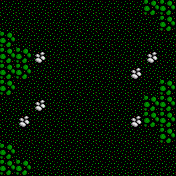

A level layout from a 2D game, rendered from its tile map. Below: a short description, then the map file with its tile-grid data intact:
An orthogonal 11x11 tile map with 16x16 px tiles, 1 tile layer (GRASS) and 24 objects (monst-0, monst-1, monst-2, monst-3, monst-4, ...).

<map version="1.5" tiledversion="1.6.0" orientation="orthogonal" renderorder="right-down" width="11" height="11" tilewidth="16" tileheight="16" infinite="0" nextlayerid="2" nextobjectid="1">
 <tileset firstgid="1" source="tiles.tsx" />
 <layer id="1" name="GRASS" width="11" height="11">
  <data encoding="csv">
5,5,5,5,5,5,5,5,5,6,6,
5,5,5,5,5,5,5,5,5,5,6,
6,5,5,5,5,5,5,5,5,5,5,
6,6,56,5,5,5,5,5,5,56,5,
6,6,5,5,5,5,5,5,56,5,5,
6,5,5,5,5,5,5,5,5,5,6,
5,5,56,5,5,5,5,5,5,6,6,
5,56,5,5,5,5,5,5,56,6,6,
5,5,5,5,5,5,5,5,5,5,6,
6,5,5,5,5,5,5,5,5,5,5,
6,6,5,5,5,5,5,5,5,5,5
  </data>
 </layer>
 <objectgroup id="1" name="start">
  <object id="1" name="monst-0" x="56" y="56"><point /></object>
  <object id="2" name="monst-1" x="88" y="56"><point /></object>
  <object id="3" name="monst-2" x="120" y="56"><point /></object>
  <object id="4" name="monst-3" x="40" y="40"><point /></object>
  <object id="5" name="monst-4" x="72" y="40"><point /></object>
  <object id="6" name="monst-5" x="104" y="40"><point /></object>
  <object id="7" name="monst-6" x="136" y="40"><point /></object>
  <object id="8" name="monst-7" x="24" y="24"><point /></object>
  <object id="9" name="monst-8" x="56" y="24"><point /></object>
  <object id="10" name="monst-9" x="88" y="24"><point /></object>
  <object id="11" name="monst-10" x="120" y="24"><point /></object>
  <object id="12" name="monst-11" x="152" y="24"><point /></object>
  <object id="13" name="monst-12" x="40" y="8"><point /></object>
  <object id="14" name="monst-13" x="72" y="8"><point /></object>
  <object id="15" name="monst-14" x="104" y="8"><point /></object>
  <object id="16" name="monst-15" x="136" y="8"><point /></object>
  <object id="17" name="party-0" x="88" y="120"><point /></object>
  <object id="18" name="party-1" x="72" y="136"><point /></object>
  <object id="19" name="party-2" x="104" y="136"><point /></object>
  <object id="20" name="party-3" x="56" y="152"><point /></object>
  <object id="21" name="party-4" x="88" y="152"><point /></object>
  <object id="22" name="party-5" x="120" y="152"><point /></object>
  <object id="23" name="party-6" x="72" y="168"><point /></object>
  <object id="24" name="party-7" x="104" y="168"><point /></object>
 </objectgroup>
</map>
